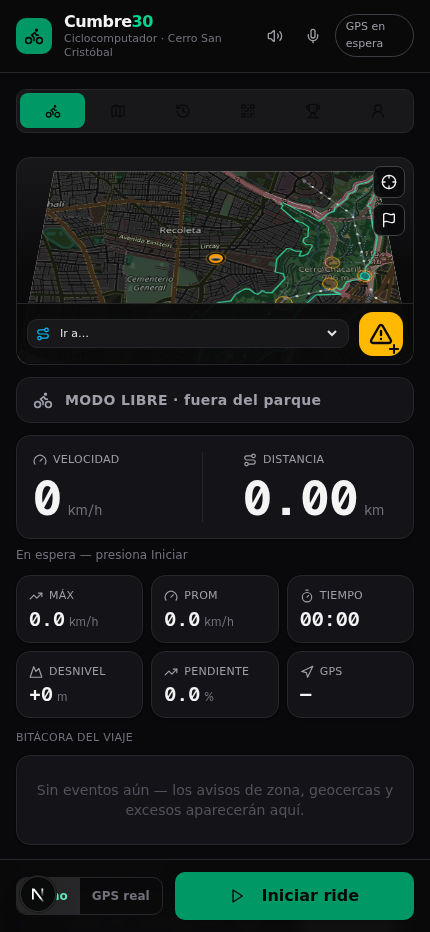
#> input picture scripts/shot1-initial.png, 430 x 932 px; its folder holds only this picture in this run
$ python -i mide-angulos-video.py   (imports and definitions only)
#> lines starting #> are read from the running program, lines starting #| are printed output that depends on the picture; after the words box and inside, x2 and y2 are one past the last pixel; in counts of white or black regions, pixels touching at a corner belong together
# Mide el ángulo en pantalla de la LÍNEA DE RUTA (casing oscuro) vía RANSAC,
# excluyendo UI (banner, leyenda, controles, pin verde).
import glob
import math
import random

import numpy as np
from PIL import Image

# [1 line not run here, left out]
# [1 line that did not run here, left out]

def puntos_ruta(path, y0=352, y1=588, x0=25, x1=548):
#> called with path = 'shot1-initial.png', y0 = 352, y1 = 588, x0 = 25, x1 = 548
    im = np.asarray(Image.open(path).convert("RGB").crop((x0, y0, x1, y1)), dtype=np.int16)
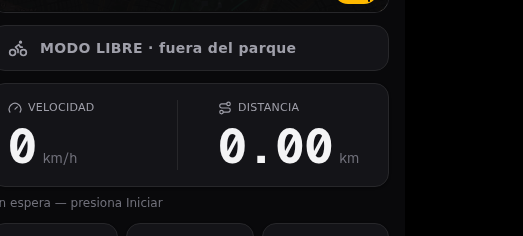
#> im: shape (236, 523, 3) int16; mean R, G, B 19.7, 19.7, 22
    r, g, b = im[..., 0], im[..., 1], im[..., 2]
    dark = (r < 45) & (g < 45) & (b < 45)
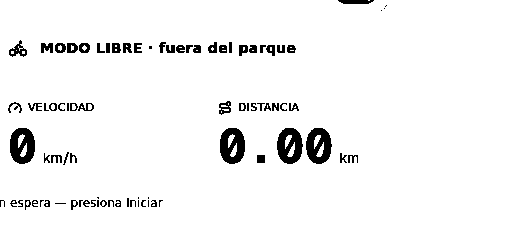
#> dark: shape (236, 523) bool; 95.5% white; 83 black regions (20 under 20 px), largest, box (x1, y1, x2, y2) and area: (10, 128, 35, 164) 646, (220, 128, 245, 164) 646, (277, 128, 303, 164) 636
    verde = (g > r + 30) & (g > b + 30)
#> verde: shape (236, 523) bool; every value is 0
    H, W = dark.shape
#> H = 236; W = 523
    # limpiar verde (pin) con dilatación ~14px
    from scipy.ndimage import binary_dilation
    verde = binary_dilation(verde, iterations=7)
    dark &= ~verde
    ys, xs = np.nonzero(dark)
    pts = np.vstack([xs, ys]).T
#> pts = 117841 pairs, first value 0 to 522, second value 0 to 235
    # excluir rects de UI (coords relativas al crop)
    def excluir(pts, rx0, ry0, rx1, ry1):
        m = ~((pts[:, 0] >= rx0) & (pts[:, 0] <= rx1) & (pts[:, 1] >= ry0) & (pts[:, 1] <= ry1))
        return pts[m]
    pts = excluir(pts, 0, 0, W, 12)              # borde banner residual arriba
#> pts = 111170 pairs, first value 0 to 522, second value 13 to 235
    pts = excluir(pts, 0, 0, 270, 55)            # leyenda (top-izq)
#> pts = 100853 pairs, first value 0 to 522, second value 13 to 235
    pts = excluir(pts, W-60, 0, W, 130)          # controles (top-der)
#> pts = 93773 pairs, first value 0 to 522, second value 13 to 235
    return pts, (x0, y0, W, H)

def ransac_linea(pts, tol=2.2, iters=2600):
    n = len(pts)
    mejor, mejor_in = None, 0
    for _ in range(iters):
        i, j = random.randrange(n), random.randrange(n)
        if i == j:
            continue
        (x1, y1), (x2, y2) = pts[i], pts[j]
        dx, dy = x2 - x1, y2 - y1
        L = math.hypot(dx, dy)
        if L < 40:   # sólo pares lejanos: la ruta es larga
            continue
        nx, ny = -dy / L, dx / L
        d = np.abs((pts[:, 0] - x1) * nx + (pts[:, 1] - y1) * ny)
        inl = (d < tol).sum()
        if inl > mejor_in:
            mejor_in, mejor = inl, (math.degrees(math.atan2(dy, dx)), (x1, y1, dx, dy))
    if not mejor:
        return None, 0
    ang, _ = mejor
    a = ((ang % 180) + 180) % 180   # 0=horizontal, 90=vertical
    return a, mejor_in

etiquetas = {6: "NORTE", 8: "RUMBO", 9: "RUMBO", 10: "RUMBO", 11: "NORTE", 14: "NORTE"}
# [1 line not run here, left out]
res = {}
# [5 lines not run here, left out]

>>> result = puntos_ruta('shot1-initial.png')

$ run again, on scripts/shot2-route.png
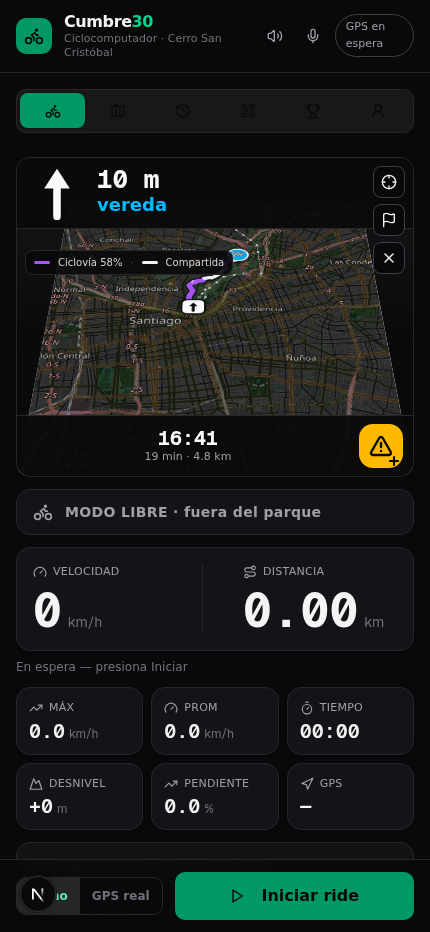
#> input picture scripts/shot2-route.png, 430 x 932 px
#> in puntos_ruta, `r, g, b = im[..., 0], im[..., 1], im[..., 2]`:
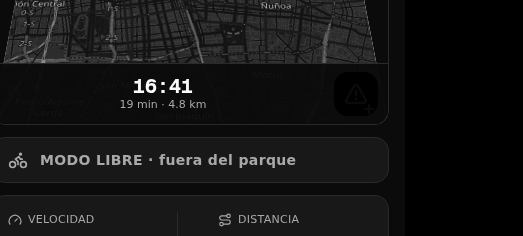
#> b: shape (236, 523) int16; min 0, max 250, mean 20.5
#> in puntos_ruta, `dark = (r < 45) & (g < 45) & (b < 45)`:
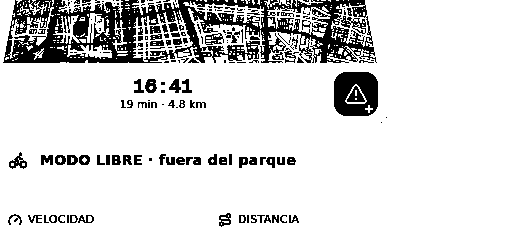
#> dark: shape (236, 523) bool; 85.6% white; 198 black regions (118 under 20 px), largest, box (x1, y1, x2, y2) and area: (3, 0, 377, 63) 11469, (334, 72, 378, 116) 1496, (341, 16, 366, 34) 182
#> verde: shape (236, 523) bool; every value is 0
#> in puntos_ruta, `pts = np.vstack([xs, ys]).T`: pts = 105601 pairs, first value 0 to 522, second value 0 to 235
#> in puntos_ruta, `pts = excluir(pts, 0, 0, W, 12)`: pts = 101541 pairs, first value 0 to 522, second value 13 to 235
#> in puntos_ruta, `pts = excluir(pts, 0, 0, 270, 55)`: pts = 96601 pairs, first value 0 to 522, second value 13 to 235
#> in puntos_ruta, `pts = excluir(pts, W-60, 0, W, 130)`: pts = 89521 pairs, first value 0 to 522, second value 13 to 235
